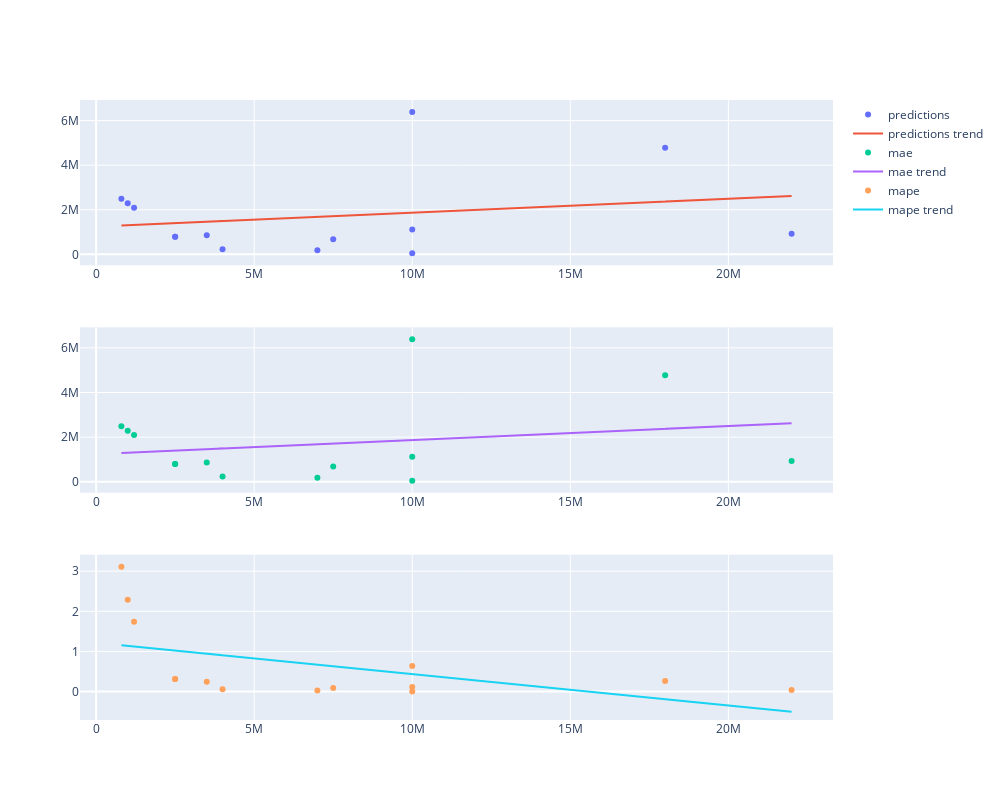

Here is the notebook cell this chart was saved with:
### Markdown cell above
# Goalies

### Code cell
pipeline('GK')
